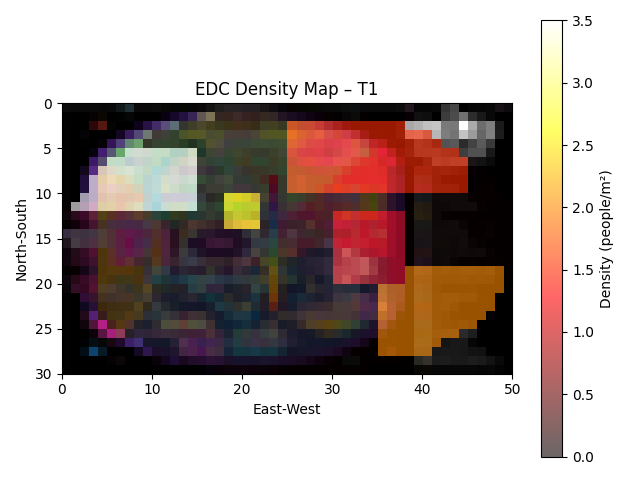
#> input picture output/density_T1.png, 640 x 480 px, given in place of edc-vegas-2023-map-1024x1282.jpeg, which was not available
$ python EDC.py
#> lines starting #> are read from the running program, lines starting #| are printed output that depends on the picture; after the words box and inside, x2 and y2 are one past the last pixel; in counts of white or black regions, pixels touching at a corner belong together; pictures that were not available may be replaced by others from this repository, and a replacement may not be noted
import numpy as np
import matplotlib.pyplot as plt
from PIL import Image
import os

# === Setup ===
grid_height, grid_width = 30, 50
center_x, center_y = grid_width // 2, grid_height // 2
a, b = center_x, center_y
y, x = np.ogrid[:grid_height, :grid_width]
oval_mask = ((x - center_x) / a) ** 2 + ((y - center_y) / b) ** 2 <= 1

# Load and resize map image
background = Image.open("C:/Users/Owner/OneDrive/Personal/Portfolio/edc-vegas-2023-map-1024x1282.jpeg")
#> background is the input picture: PIL image 640x480 RGBA; mean R, G, B, A 180.8, 167.5, 163.6, 255
background = background.resize((grid_width, grid_height))
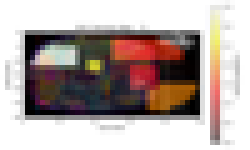
#> background: PIL image 50x30 RGBA (shown 5 times larger); mean R, G, B, A 180.4, 167, 163.1, 255

# Output folder
os.makedirs("output", exist_ok=True)

# === Time Blocks and Zone Evolution ===
time_blocks = {
    "T1": {  # Early entry
        "cosmic": 3.5, "circuit": 2.0, "kinetic": 1.5, "basspod": 1.0, "water": 2.5, "surge": False
    },
    "T2": {  # Main crowd building
        "cosmic": 4.5, "circuit": 4.0, "kinetic": 3.5, "basspod": 2.5, "water": 3.0, "surge": False
    },
    "T3": {  # Peak density
        "cosmic": 5.0, "circuit": 5.5, "kinetic": 6.0, "basspod": 4.0, "water": 4.5, "surge": False
    },
    "T4": {  # Circuit Grounds ends, surge to Kinetic
        "cosmic": 3.0, "circuit": 2.0, "kinetic": 7.0, "basspod": 3.0, "water": 5.0, "surge": True
    },
    "T5": {  # Late night, fatigue
        "cosmic": 1.5, "circuit": 1.0, "kinetic": 4.0, "basspod": 2.0, "water": 3.0, "surge": False
    },
    "T6": {  # Closing time, exit buildup
        "cosmic": 0.5, "circuit": 0.3, "kinetic": 2.5, "basspod": 1.0, "water": 2.0, "surge": False
    }
}

# === Grid Cell Indexes for Zones ===
zones = {
    "kinetic": (slice(2,10), slice(25,45)),
    "circuit": (slice(18,28), slice(35,49)),
    "cosmic": (slice(5,12), slice(0,15)),
    "basspod": (slice(12,20), slice(30,38)),
    "water": (slice(10,14), slice(18,22)),
}

# === Loop Through Time Blocks ===
for t, settings in time_blocks.items():
    crowd_density = np.zeros((grid_height, grid_width))

    # Assign evolving densities
    for zone, sl in zones.items():
        crowd_density[sl] = settings[zone]

    # Cap density at 7
    crowd_density[crowd_density > 7.0] = 7.0

    # Apply oval mask
    masked_density = np.where(oval_mask, crowd_density, np.nan)

    # Turbulence risk calculation
    turbulence_risk = np.zeros_like(crowd_density)
    turbulence_risk[crowd_density > 5.5] = 1
    turbulence_risk[(crowd_density > 3) & (crowd_density <= 5.5)] = 0.5
    masked_risk = np.where(oval_mask, turbulence_risk, np.nan)

    # === Plot & Save Density Map ===
    plt.imshow(background, extent=[0, grid_width, grid_height, 0])
    plt.imshow(masked_density, cmap='hot', alpha=0.6, interpolation='nearest', extent=[0, grid_width, grid_height, 0])
    plt.title(f"EDC Density Map – {t}")
    plt.xlabel("East-West")
    plt.ylabel("North-South")
    plt.colorbar(label="Density (people/m²)")
    plt.tight_layout()
    plt.savefig(f"output/density_{t}.png")
    plt.close()

    # === Plot & Save Risk Map ===
    plt.imshow(background, extent=[0, grid_width, grid_height, 0])
    plt.imshow(masked_risk, cmap='Reds', alpha=0.6, interpolation='nearest', extent=[0, grid_width, grid_height, 0])
    plt.title(f"Turbulence Risk – {t}")
    plt.xlabel("East-West")
    plt.ylabel("North-South")
    plt.colorbar(label="Risk Level")

    # Plot surge vector for T4
    if settings["surge"]:
        from_y, from_x = 23, 42
        to_y, to_x = 6, 35
        u_surge = to_x - from_x
        v_surge = to_y - from_y
        plt.quiver(from_x, from_y, u_surge, v_surge, angles='xy', scale_units='xy', scale=1,
                   color='magenta', width=0.02, label='Surge Flow')
        plt.legend(loc='upper left')

    plt.tight_layout()
    plt.savefig(f"output/risk_{t}.png")
    plt.close()
#> this loop made 6 passes
#> pass 1, `plt.savefig(f"output/density_{t}.png")`:
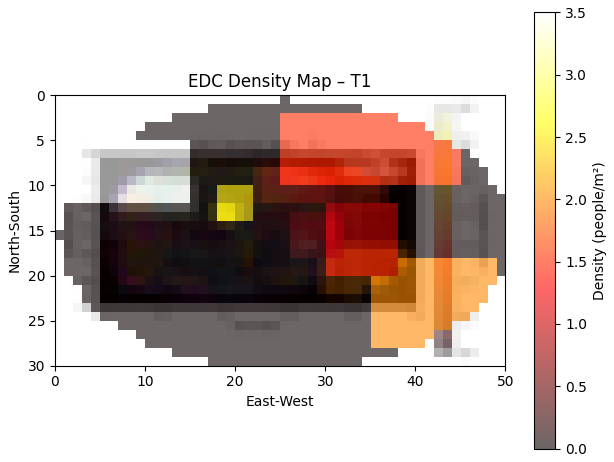
#> figure drawn by matplotlib, 2 panels
#> pass 1, `plt.savefig(f"output/risk_{t}.png")`:
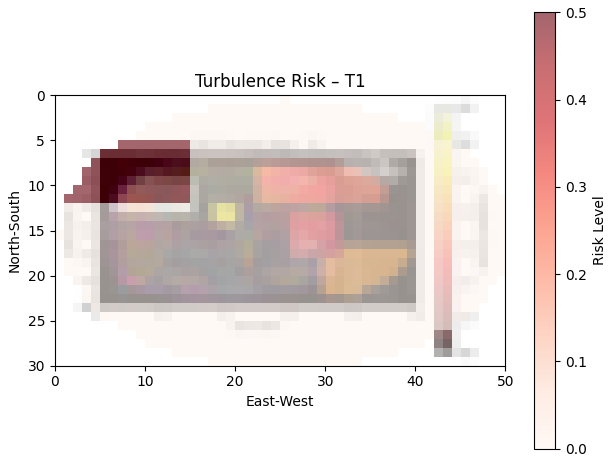
#> figure drawn by matplotlib, 2 panels
#> pass 2, `plt.savefig(f"output/density_{t}.png")`:
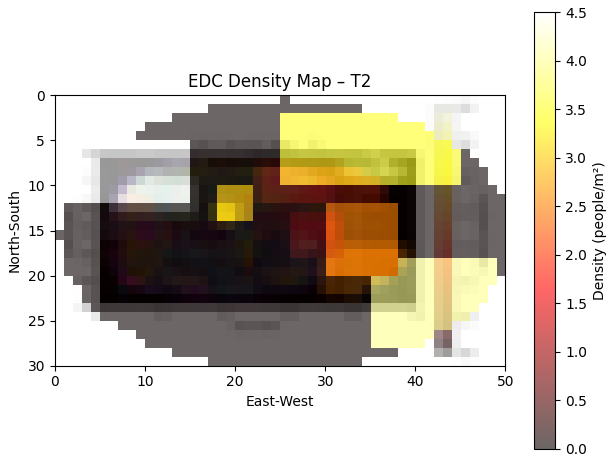
#> figure drawn by matplotlib, 2 panels
#> pass 2, `plt.savefig(f"output/risk_{t}.png")`:
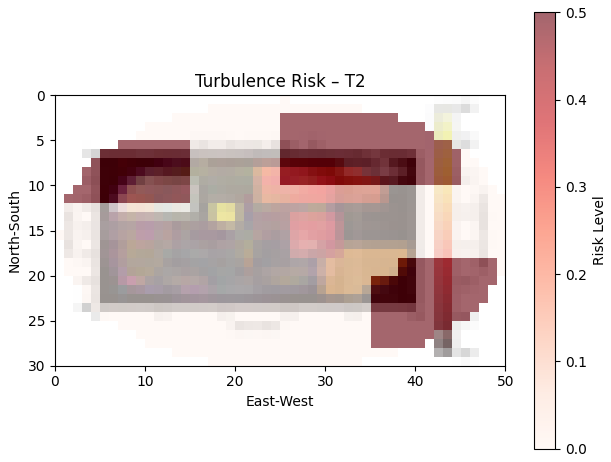
#> figure drawn by matplotlib, 2 panels
#> after the loop:
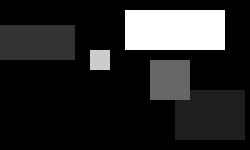
#> crowd_density: shape (30, 50) float64 (shown 5 times larger); min 0, max 2.5, mean 0.392; drawn with min black and max white
#> after the loop:
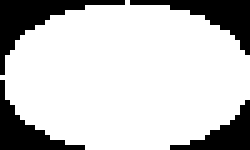
#> oval_mask: shape (30, 50) bool (shown 5 times larger); 78.1% white; 4 black regions, box (x1, y1, x2, y2) and area: (0, 0, 25, 15) 102, (26, 0, 50, 11) 87, (0, 16, 17, 30) 77, (34, 20, 50, 30) 63
#> after the loop: turbulence_risk: shape (30, 50) float64; every value is 0

print("✅ Simulation complete. All images saved to /output folder.")
